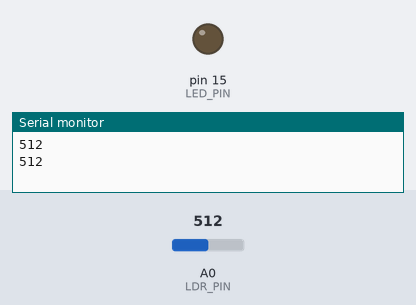
A sketch run on a simulated Arduino Uno, built with avr-gcc and run on an emulated ATmega328P. Parts: output pins drawn as LEDs (lit = HIGH), the last lines printed to the serial monitor. Inputs (shaded band) come from the test bench; at power-on: A0 (LDR_PIN) = 512.

Above: at 1.8 s.
1.9 s: A0 (LDR_PIN) set to 247
3.4 s: A0 (LDR_PIN) set to 214
At 4.4 s:
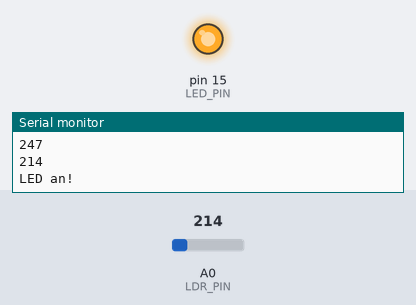
5.5 s: A0 (LDR_PIN) set to 240
At 7.2 s:
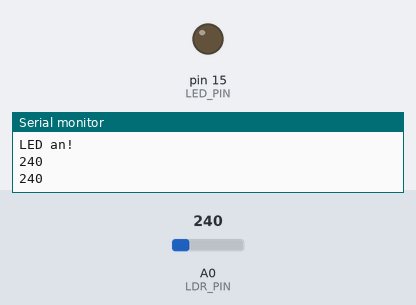
7.5 s: A0 (LDR_PIN) set to 220
At 8.8 s:
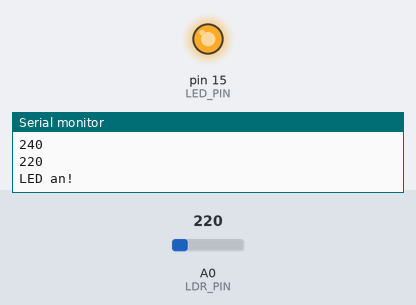
Timing chart, 0 to 10.5 s (numbered marks = the images above; inputs shaded):
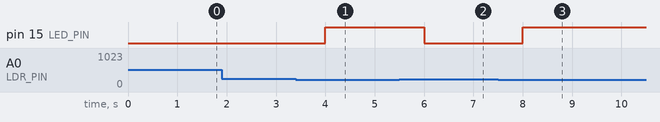

The sketch:

D_mmerungsschalter.ino
```cpp
#define LDR_PIN 14
#define LED_PIN 15
#define SCHWELLE 230 //Von 0 bis 1023
int ldrSpannung = 0;

void setup() {
  // put your setup code here, to run once:
  pinMode(LDR_PIN, INPUT);
  pinMode(LED_PIN, OUTPUT);
  Serial.begin(9600);
}

void loop() {
  // put your main code here, to run repeatedly:

  ldrSpannung = analogRead(LDR_PIN);
  Serial.println(ldrSpannung);

  if(ldrSpannung < SCHWELLE){
    digitalWrite(LED_PIN, HIGH);
    Serial.println("LED an!");
  }
  else{
    digitalWrite(LED_PIN, LOW);
  }

  delay(1000);
}
```

Measured:
- the behaviour switches between 230 and 229 on A0 (LDR_PIN) (found by bisection; images 0 and 1)
- after the input at 3.4 s, pin 15 (LED_PIN): LOW → HIGH after 0.60 s
- after the input at 5.5 s, pin 15 (LED_PIN): HIGH → LOW after 0.50 s
- after the input at 7.5 s, pin 15 (LED_PIN): LOW → HIGH after 0.50 s
